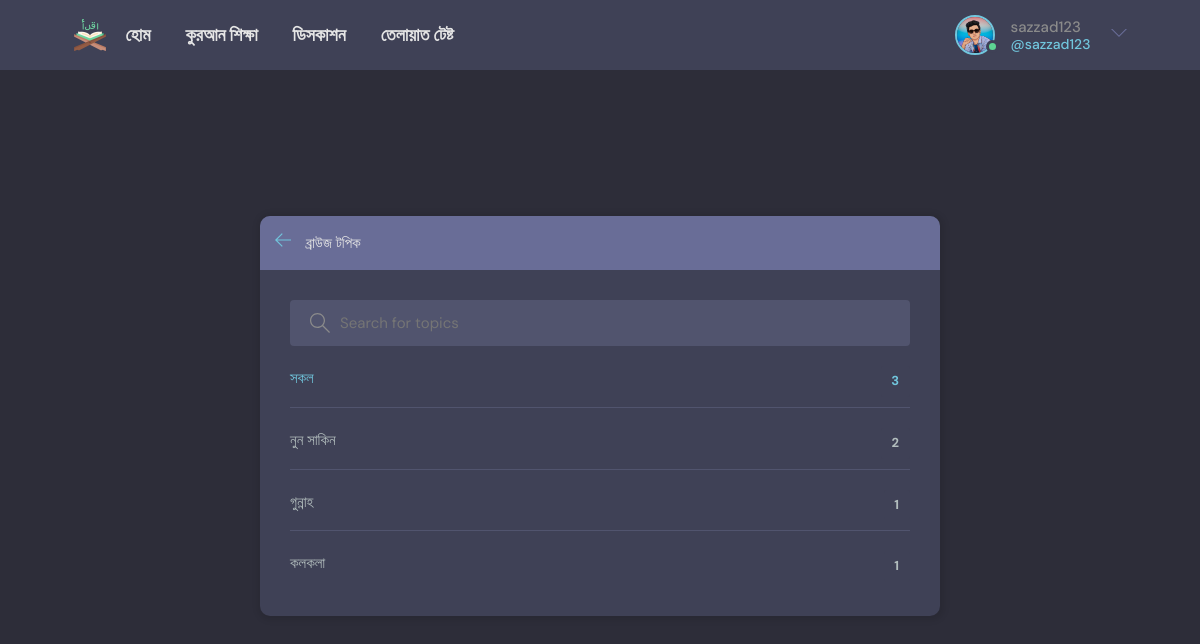
Screenshot of /topics/ (signed in) with the database file from the repository.
### base/models.py (models this page shows, shortened)
class User(AbstractUser):
    name = models.CharField(max_length=200, null=True)
    email = models.EmailField(unique=True, null=True)
    bio = models.TextField(null=True)
    avatar = models.ImageField(null=True, default="avatar.svg")
    USERNAME_FIELD = 'email' # jokhn admin e dhukte jabo eta off kore dibo
    REQUIRED_FIELDS = []

class Topic(models.Model):
    name = models.CharField(max_length=200)

### base/views.py (the view)
# urls.py: path('topics/', views.topicsPage, name="topics"),
def topicsPage(request):
    q = request.GET.get('q') if request.GET.get('q') != None else ''
    topics = Topic.objects.filter(name__icontains=q)
    return render(request, 'base/topics.html', {'topics': topics})

### base/templates/base/topics.html (shortened to what this page needs)
{% extends 'main.html' %}
{% block content %}
<main class="create-room layout">
  <div class="container">
    <div class="layout__box">
      <div class="layout__boxHeader">
        <div class="layout__boxTitle">
          <a href="{% url 'home' %}">
            <svg version="1.1" xmlns="http://www.w3.org/2000/svg" width="32" height="32" viewBox="0 0 32 32">
              <title>arrow-left</title>
              <path
                d="M13.723 2.286l-13.723 13.714 13.719 13.714 1.616-1.611-10.96-10.96h27.625v-2.286h-27.625l10.965-10.965-1.616-1.607z">
              </path>
            </svg>
          </a>
          <h3>ব্রাউজ টপিক</h3>
        </div>
      </div>
      <div class="topics-page layout__body">
        <form action="" method="GET" class="header__search">
          <label>
            <input name="q" placeholder="Search for topics" />
          </label>
        </form>
        <ul class="topics__list">
          <li>
            <a href="{% url 'topics' %}" class="active">সকল <span>{{topics.count}}</span></a>
          </li>
          {% for topic in topics %}
          <li>
            <a href="{% url 'home' %}?q={{topic.name}}">{{ topic.name }} <span>{{topic.room_set.all.count}}</span></a>
          </li>
          {% endfor %}
        </ul>
      </div>
    </div>
  </div>
</main>
{% endblock content %}

### templates/navbar.html (shortened to what this page needs)
{% load static %}
<header class="header header--loggedIn">
    <div class="container">
        <a href="{% url 'index' %}" class="header__logo">
            <img src="{% static 'images/quran.png' %}" />
            <h1 style="font-size: 120%">হোম</h1>
        </a>
        <a href="{% url 'shurur-kotha' %}" class="header__logo">
            <h1 style="font-size: 120%">কুরআন শিক্ষা</h1>
        </a>
        <a href="{% url 'home' %}" class="header__logo">
            <h1 style="font-size: 120%">ডিসকাশন</h1>
        </a>
        <a href="{% url 'telawat-home' %}" class="header__logo">
            <h1 style="font-size: 120%">তেলায়াত টেষ্ট</h1>
        </a>
        <nav class="header__menu">
            {% if request.user.is_authenticated %}
            <div class="header__user">
                <a href="{% url 'update-user' %}">
                    <div class="avatar avatar--medium active">
                        <img src="{{request.user.avatar.url}}" />
                    </div>
                    <p>{{request.user.username}} <span>@{{request.user.username}}</span></p>
                </a>
                <button class="dropdown-button">
                    <svg version="1.1" xmlns="http://www.w3.org/2000/svg" width="32" height="32" viewBox="0 0 32 32">
                        <title>chevron-down</title>
                        <path d="M16 21l-13-13h-3l16 16 16-16h-3l-13 13z"></path>
                    </svg>
                </button>
            </div>
            {% else %}
            <a href="{% url 'login' %}">
                <img src="{% static 'images/avatar.svg' %}" />
                <p>লগিন</p>
            </a>
            {% endif %}
        </nav>
    </div>
</header>

### static/styles/style.css (style rules this page uses)
:root { --color-main: #71c6dd; --color-main-light: #e1f6fb; --color-dark: #3f4156; --color-dark-medium: #51546e; --color-dark-light: #696d97; --color-light: #e5e5e5; --color-gray: #8b8b8b; --color-light-gray: #b2bdbd; --color-bg: #2d2d39; --color-success: #5dd693; --color-error: #fc4b0b; }
* { font-family: "DM Sans", -apple-system, BlinkMacSystemFont, "Segoe UI", Roboto, Oxygen, Ubuntu, Cantarell, "Open Sans", "Helvetica Neue", sans-serif; margin: 0; padding: 0; box-sizing: border-box; text-rendering: optimizeLegibility; font-size: inherit; }
html { font-size: 56%; }
@media only screen and (min-width: 1200px) { html { font-size: 62.5%; } }
body { line-height: 1.6; font-weight: 400; font-size: 1.5rem; color: var(--color-light-gray); background-color: var(--color-bg); min-height: 100vh; }
img { width: 100%; }
a { display: inline-block; color: var(--color-main); text-decoration: none; }
.container { max-width: 120rem; width: 90%; margin: auto; }
.avatar { position: relative; display: inline-block; border-radius: 50%; border: 2px solid var(--color-main); }
.avatar img { display: block; border-radius: 50%; object-fit: cover; object-position: center; }
.avatar::after { content: ""; display: block; position: absolute; background-color: var(--color-gray); z-index: 111; border-radius: 50%; border: 0.3rem solid var(--color-dark); }
.avatar.active::after { background-color: var(--color-success); }
.avatar.avatar--medium img { width: 3.6rem; height: 3.6rem; border-radius: 50%; }
.avatar.avatar--medium:after { width: 0.7rem; height: 0.7rem; bottom: 0px; right: -6px; }
.header { padding: 1.5rem; background-color: var(--color-dark); }
.header > .container { display: flex; gap: 3.5rem; }
.header__logo, .header__user { display: flex; gap: 2rem; align-items: center; }
.header__logo > img { height: 3.2rem; width: 3.2rem; }
.header__logo > h1 { font-weight: 700; font-size: 2rem; color: var(--color-light); }
.header__search > label { background-color: var(--color-dark-medium); padding: 1.3rem 1rem; display: flex; align-items: center; gap: 1rem; border-radius: 4px; }
.header__search svg { fill: var(--color-gray); width: 2rem; height: 2rem; margin-left: 1rem; }
.header__search input { width: 30rem; background: transparent; border: none; outline: none; color: var(--color-light); }
.header__menu { margin-left: auto; position: relative; }
.header__menu a { display: flex; gap: 1.5rem; align-items: center; font-weight: 500; text-decoration: none; color: var(--color-gray); }
.header__menu img { height: 3.6rem; }
.header__menu p { line-height: 1.2; }
.header__menu span { color: var(--color-main); font-weight: 500; font-size: 1.4rem; display: block; }
.header__menu svg { width: 1.6rem; height: 1.6rem; fill: var(--color-dark-light); }
.dropdown-button { background: transparent; border: 0; outline: 0; cursor: pointer; }
.layout { margin-top: 2.4rem; }
.layout > .container { display: flex; justify-content: space-between; align-items: flex-start; }
.layout__box { width: 90%; max-width: 48rem; min-height: 40rem; position: absolute; top: 50%; left: 50%; transform: translate(-50%, -46%); background-color: var(--color-dark); border-radius: 1rem; box-shadow: 1px 1px 6px 3px rgba(0, 0, 0, 0.1); overflow: hidden; }
.layout__boxHeader { display: flex; padding: 1.5rem; background-color: var(--color-dark-light); }
.layout__boxTitle { display: flex; gap: 1.5rem; align-items: center; }
.layout__boxTitle h3 { text-transform: uppercase; font-weight: 500; color: var(--color-light); }
.layout__boxTitle svg { width: 1.6rem; height: 1.6rem; fill: var(--color-main); }
.layout__body { margin: 3rem; }
.topics__list { list-style: none; }
.topics__list li a { display: flex; justify-content: space-between; margin-bottom: 3rem; font-weight: 500; color: var(--color-light-gray); transition: all 0.3s ease-in-out; }
.topics__list li a.active, .topics__list li a:hover { color: var(--color-main); }
.topics__list li a span { padding: 0.5rem 1rem; background-color: var(--color-dark); border-radius: 3px; font-size: 1.3rem; font-weight: 700; letter-spacing: 1px; }
.topics-page .topics__list li:not(:last-child) a { margin: 2rem 0; padding-bottom: 1rem; text-decoration: none; border-bottom: 1px solid var(--color-dark-medium); }
.topics-page .header__search { display: block; }
.create-room.layout .layout__box { max-width: 68rem; }

### rows the page displays
User: user.avatar (picture), user.username "sazzad123"
Topic: name "নুন সাকিন", room_set.all.count "2"
Topic: name "গুন্নাহ", room_set.all.count "1"
Topic: name "কলকলা", room_set.all.count "1"

### other values shown
{{ topics.count }} "3"
